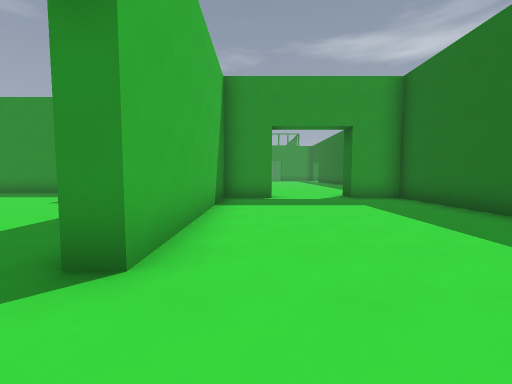
[1] (above)

16 first-person views from a walk through a level from a Godot 3-D game. The camera is 1.5 m above the floor, tilts 4° down and sees 90° across. The floor is counted in squares, 2 m on a side. Each view is taken from the middle of a square. On the plan, view 1 faces up. The plan holds only what a view shows up to about 9 squares ahead; the rest is blank. The place goes on beyond the plan. Characters and animated objects are not drawn. Surface patterns are stand-ins for the level's own textures.

[2]
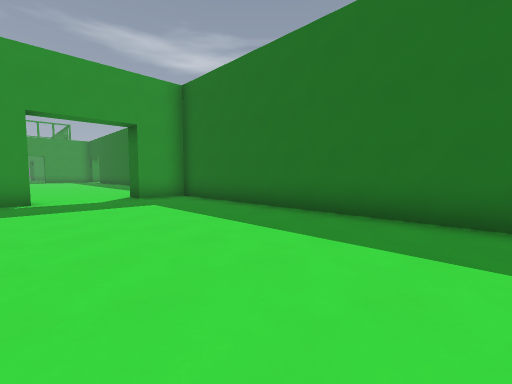

[3]
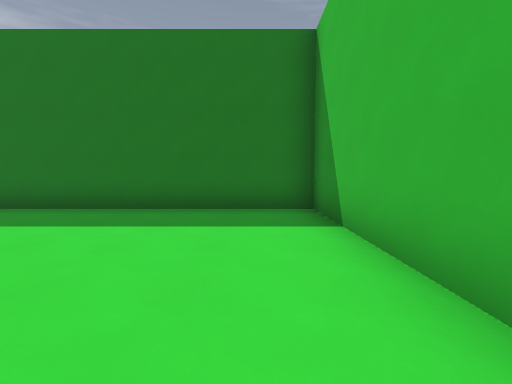

[4]
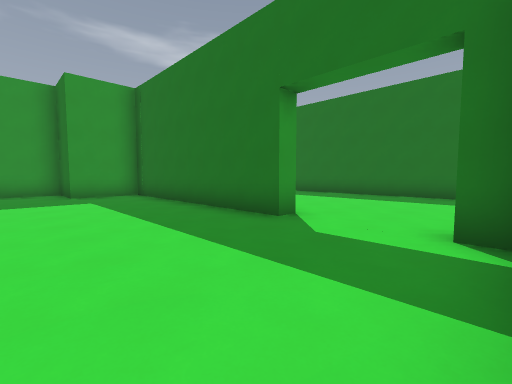

[5]
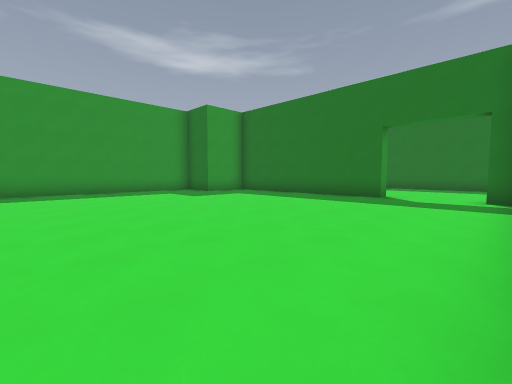

[6]
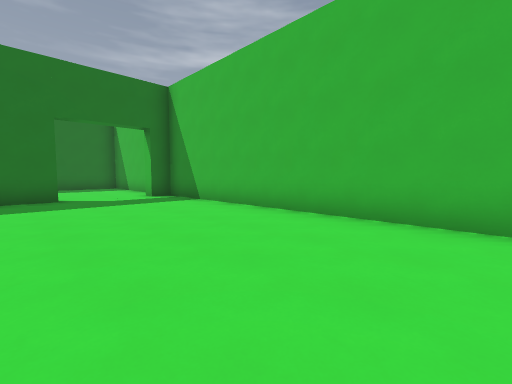

[7]
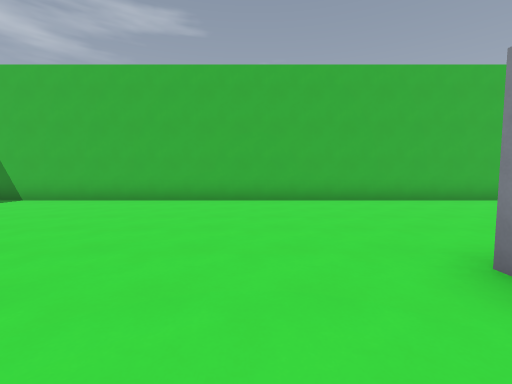

[8]
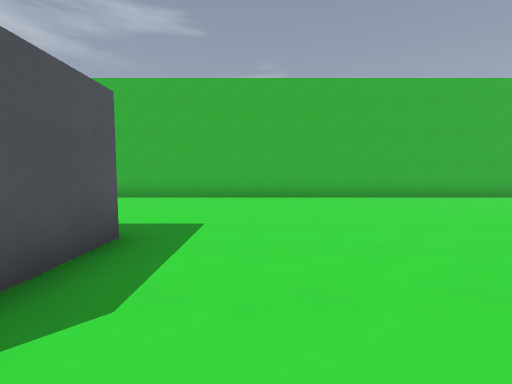

[9]
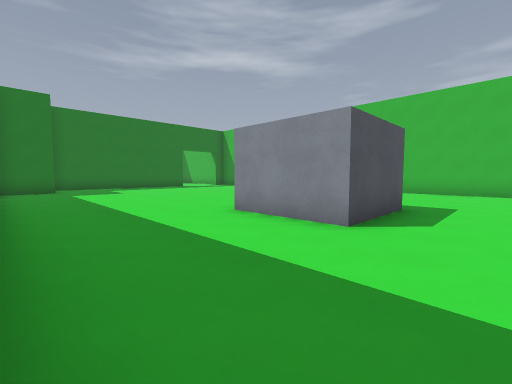

[10]
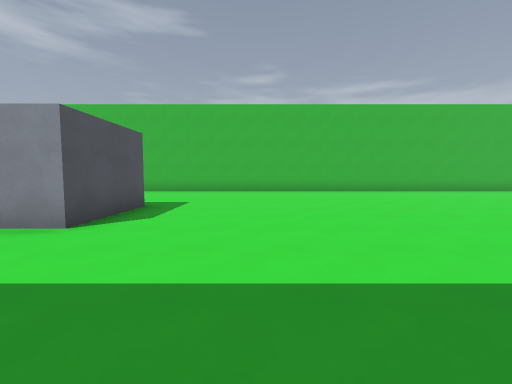

[11]
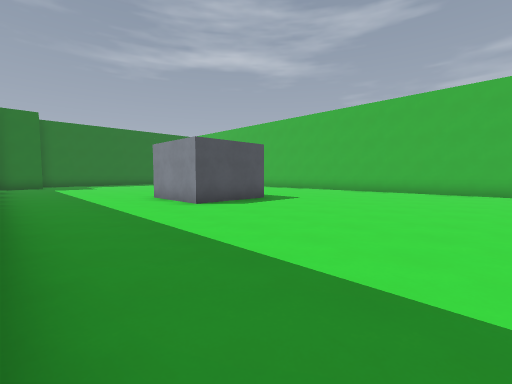

[12]
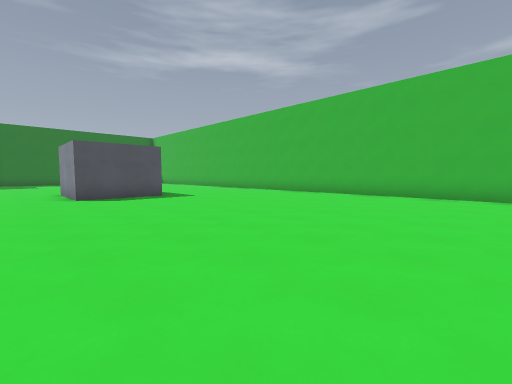

[13]
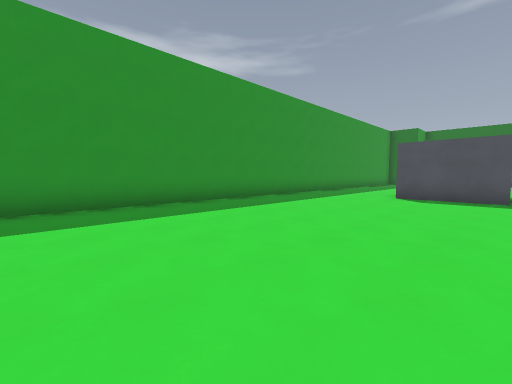

[14]
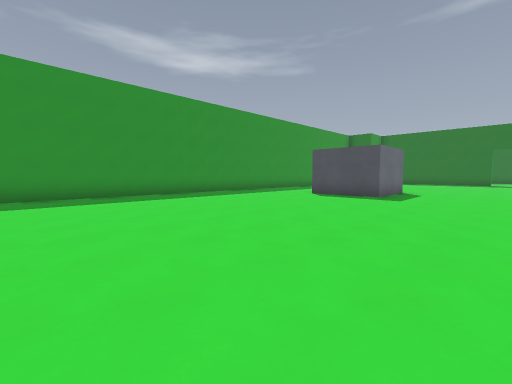

[15]
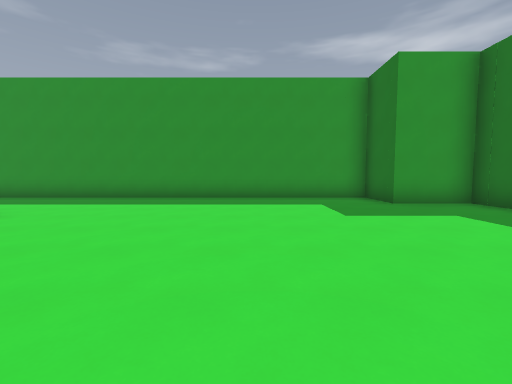

[16]
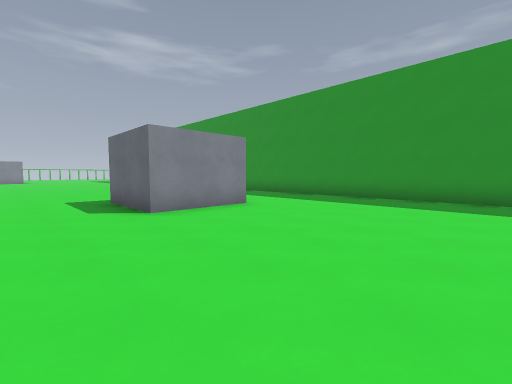

### Floor plan
Points are (right, up) in squares from view 1. A wall is a line through its corners. A room is listed if a view was taken in it or the views show most of it. See-through windows are left out.
Room 1 (views 1, 2)
walls: (0.1, -1.3) (4.5, -1.3) (4.5, 8) (3, 8); (0.5, 8) (-1, 8) (-1, 1.9)
ways out: opening at (-1, 0.5) to room 2; opening at (1.5, 8.5)
Room 2 (views 3, 4, 5, 6, 7, 8, 9, 10, 11, 12, 13, 14, 15, 16)
walls: (-11.9, 4) (-14.4, 4) (-14.4, 6.5) (-11.9, 6.5) (-11.9, 4); (-23.5, -1.3) (-1.5, -1.3) (-1.5, -0.6) (-1, -0.6); (-1, 1.9) (-1.5, 1.9) (-1.5, 8.5) (-3.5, 8.5) (-3.5, 10.2) (-23.1, 10.2)
ways out: opening at (-1, 0.5) to room 1

Where each view was taken, in squares from view 1:
view 1: 0 up, 0 right, facing up
view 2: 0 up, 0 right, facing up-right
view 3: 0 up, 1 left, facing right
view 4: 1 down, 5 left, facing up-right
view 5: 1 down, 10 left, facing up-right
view 6: 3 up, 10 left, facing down-right
view 7: 6 up, 10 left, facing down
view 8: 7 up, 16 left, facing down
view 9: 10 up, 16 left, facing down-right
view 10: 10 up, 17 left, facing down
view 11: 10 up, 20 left, facing down-right
view 12: 8 up, 23 left, facing down-right
view 13: 4 up, 23 left, facing up-right
view 14: 1 up, 23 left, facing up-right
view 15: 2 up, 7 left, facing up
view 16: 2 up, 7 left, facing up-left
